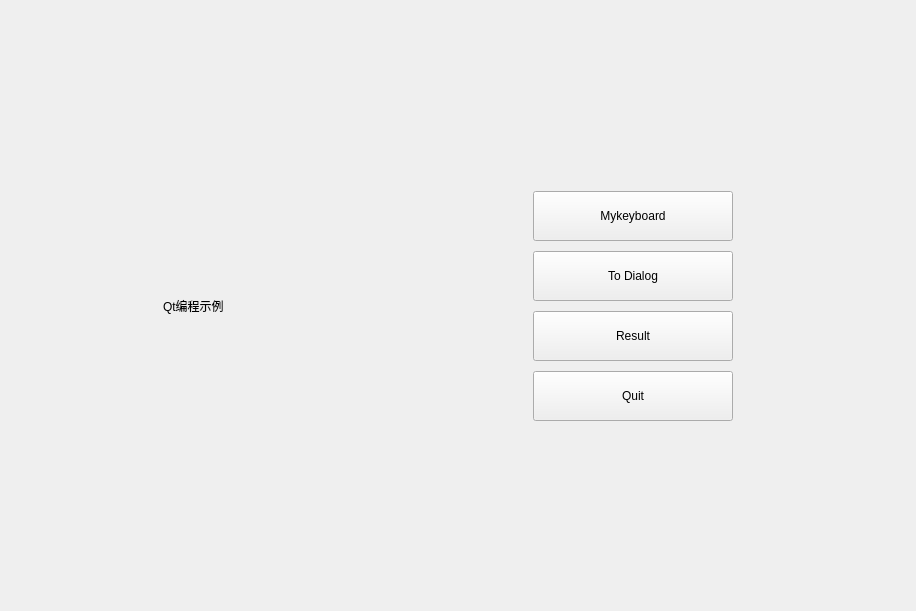
<?xml version="1.0" encoding="UTF-8"?>
<ui version="4.0">
 <class>Widget</class>
 <widget class="QWidget" name="Widget">
  <property name="enabled">
   <bool>true</bool>
  </property>
  <property name="geometry">
   <rect>
    <x>0</x>
    <y>0</y>
    <width>916</width>
    <height>611</height>
   </rect>
  </property>
  <property name="minimumSize">
   <size>
    <width>800</width>
    <height>600</height>
   </size>
  </property>
  <property name="maximumSize">
   <size>
    <width>16777215</width>
    <height>16777215</height>
   </size>
  </property>
  <property name="windowTitle">
   <string>Widget</string>
  </property>
  <layout class="QVBoxLayout" name="verticalLayout_3">
   <item>
    <layout class="QVBoxLayout" name="verticalLayout_2">
     <item>
      <spacer name="verticalSpacer">
       <property name="orientation">
        <enum>Qt::Vertical</enum>
       </property>
       <property name="sizeHint" stdset="0">
        <size>
         <width>20</width>
         <height>40</height>
        </size>
       </property>
      </spacer>
     </item>
     <item>
      <layout class="QHBoxLayout" name="horizontalLayout">
       <property name="spacing">
        <number>50</number>
       </property>
       <item>
        <spacer name="horizontalSpacer">
         <property name="orientation">
          <enum>Qt::Horizontal</enum>
         </property>
         <property name="sizeHint" stdset="0">
          <size>
           <width>40</width>
           <height>20</height>
          </size>
         </property>
        </spacer>
       </item>
       <item>
        <widget class="QLabel" name="label">
         <property name="minimumSize">
          <size>
           <width>300</width>
           <height>100</height>
          </size>
         </property>
         <property name="styleSheet">
          <string notr="true">font: 57 36pt &quot;Ubuntu&quot;;</string>
         </property>
         <property name="text">
          <string>Qt编程示例</string>
         </property>
        </widget>
       </item>
       <item>
        <layout class="QVBoxLayout" name="verticalLayout">
         <property name="spacing">
          <number>10</number>
         </property>
         <property name="leftMargin">
          <number>20</number>
         </property>
         <property name="topMargin">
          <number>20</number>
         </property>
         <property name="rightMargin">
          <number>20</number>
         </property>
         <property name="bottomMargin">
          <number>20</number>
         </property>
         <item>
          <widget class="QPushButton" name="pushButton1">
           <property name="minimumSize">
            <size>
             <width>200</width>
             <height>50</height>
            </size>
           </property>
           <property name="styleSheet">
            <string notr="true"/>
           </property>
           <property name="text">
            <string>Mykeyboard</string>
           </property>
          </widget>
         </item>
         <item>
          <widget class="QPushButton" name="pushButton2">
           <property name="minimumSize">
            <size>
             <width>200</width>
             <height>50</height>
            </size>
           </property>
           <property name="text">
            <string>To Dialog</string>
           </property>
          </widget>
         </item>
         <item>
          <widget class="QPushButton" name="pushButton3">
           <property name="minimumSize">
            <size>
             <width>200</width>
             <height>50</height>
            </size>
           </property>
           <property name="text">
            <string>Result</string>
           </property>
          </widget>
         </item>
         <item>
          <widget class="QPushButton" name="pushButton4">
           <property name="minimumSize">
            <size>
             <width>200</width>
             <height>50</height>
            </size>
           </property>
           <property name="text">
            <string>Quit</string>
           </property>
          </widget>
         </item>
        </layout>
       </item>
       <item>
        <spacer name="horizontalSpacer_2">
         <property name="orientation">
          <enum>Qt::Horizontal</enum>
         </property>
         <property name="sizeHint" stdset="0">
          <size>
           <width>40</width>
           <height>20</height>
          </size>
         </property>
        </spacer>
       </item>
      </layout>
     </item>
     <item>
      <spacer name="verticalSpacer_2">
       <property name="orientation">
        <enum>Qt::Vertical</enum>
       </property>
       <property name="sizeHint" stdset="0">
        <size>
         <width>20</width>
         <height>40</height>
        </size>
       </property>
      </spacer>
     </item>
    </layout>
   </item>
  </layout>
 </widget>
 <layoutdefault spacing="6" margin="11"/>
 <resources/>
 <connections/>
</ui>
